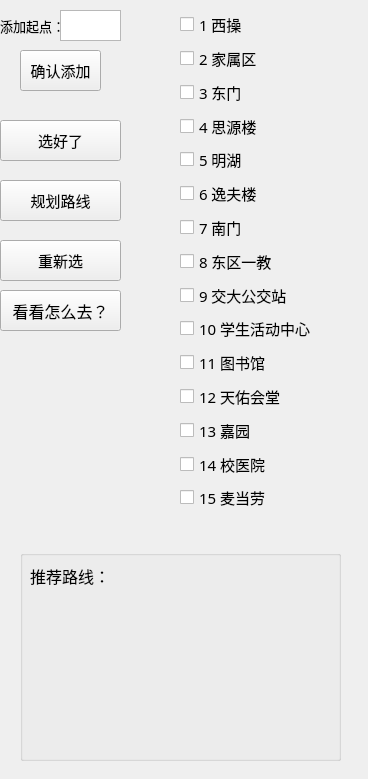
<?xml version="1.0" encoding="UTF-8"?>
<ui version="4.0">
 <class>Choose</class>
 <widget class="QWidget" name="Choose">
  <property name="geometry">
   <rect>
    <x>0</x>
    <y>0</y>
    <width>368</width>
    <height>779</height>
   </rect>
  </property>
  <property name="windowTitle">
   <string>Form</string>
  </property>
  <widget class="QPushButton" name="pbt2">
   <property name="geometry">
    <rect>
     <x>0</x>
     <y>120</y>
     <width>121</width>
     <height>41</height>
    </rect>
   </property>
   <property name="font">
    <font>
     <family>黑体</family>
     <pointsize>11</pointsize>
    </font>
   </property>
   <property name="text">
    <string>选好了</string>
   </property>
  </widget>
  <widget class="QPushButton" name="findroute">
   <property name="geometry">
    <rect>
     <x>0</x>
     <y>180</y>
     <width>121</width>
     <height>41</height>
    </rect>
   </property>
   <property name="font">
    <font>
     <family>黑体</family>
     <pointsize>11</pointsize>
     <bold>false</bold>
    </font>
   </property>
   <property name="text">
    <string>规划路线</string>
   </property>
  </widget>
  <widget class="QGroupBox" name="groupBox_output">
   <property name="geometry">
    <rect>
     <x>20</x>
     <y>550</y>
     <width>321</width>
     <height>211</height>
    </rect>
   </property>
   <property name="title">
    <string/>
   </property>
   <widget class="QLabel" name="label_6">
    <property name="geometry">
     <rect>
      <x>10</x>
      <y>10</y>
      <width>81</width>
      <height>31</height>
     </rect>
    </property>
    <property name="font">
     <font>
      <family>黑体</family>
      <pointsize>12</pointsize>
     </font>
    </property>
    <property name="text">
     <string>推荐路线：</string>
    </property>
   </widget>
   <widget class="QLabel" name="label_route">
    <property name="geometry">
     <rect>
      <x>10</x>
      <y>40</y>
      <width>271</width>
      <height>151</height>
     </rect>
    </property>
    <property name="font">
     <font>
      <family>黑体</family>
      <pointsize>11</pointsize>
      <underline>true</underline>
     </font>
    </property>
    <property name="text">
     <string/>
    </property>
    <property name="wordWrap">
     <bool>true</bool>
    </property>
   </widget>
  </widget>
  <widget class="QPushButton" name="ptb_clear">
   <property name="geometry">
    <rect>
     <x>0</x>
     <y>240</y>
     <width>121</width>
     <height>41</height>
    </rect>
   </property>
   <property name="font">
    <font>
     <family>黑体</family>
     <pointsize>11</pointsize>
     <bold>false</bold>
    </font>
   </property>
   <property name="text">
    <string>重新选</string>
   </property>
  </widget>
  <widget class="QWidget" name="gridLayoutWidget">
   <property name="geometry">
    <rect>
     <x>180</x>
     <y>10</y>
     <width>160</width>
     <height>501</height>
    </rect>
   </property>
   <layout class="QGridLayout" name="gridLayout">
    <item row="8" column="0">
     <widget class="QCheckBox" name="checkBox_12">
      <property name="font">
       <font>
        <family>等线</family>
        <pointsize>11</pointsize>
       </font>
      </property>
      <property name="text">
       <string>9 交大公交站</string>
      </property>
     </widget>
    </item>
    <item row="7" column="0">
     <widget class="QCheckBox" name="checkBox_8">
      <property name="font">
       <font>
        <family>等线</family>
        <pointsize>11</pointsize>
       </font>
      </property>
      <property name="text">
       <string>8 东区一教</string>
      </property>
     </widget>
    </item>
    <item row="9" column="0">
     <widget class="QCheckBox" name="checkBox_11">
      <property name="font">
       <font>
        <family>等线</family>
        <pointsize>11</pointsize>
       </font>
      </property>
      <property name="text">
       <string>10 学生活动中心</string>
      </property>
     </widget>
    </item>
    <item row="5" column="0">
     <widget class="QCheckBox" name="checkBox_6">
      <property name="font">
       <font>
        <family>等线</family>
        <pointsize>11</pointsize>
       </font>
      </property>
      <property name="text">
       <string>6 逸夫楼</string>
      </property>
     </widget>
    </item>
    <item row="12" column="0">
     <widget class="QCheckBox" name="checkBox_9">
      <property name="font">
       <font>
        <family>等线</family>
        <pointsize>11</pointsize>
       </font>
      </property>
      <property name="text">
       <string>13 嘉园</string>
      </property>
     </widget>
    </item>
    <item row="3" column="0">
     <widget class="QCheckBox" name="checkBox_4">
      <property name="font">
       <font>
        <family>等线</family>
        <pointsize>11</pointsize>
       </font>
      </property>
      <property name="text">
       <string>4 思源楼</string>
      </property>
     </widget>
    </item>
    <item row="6" column="0">
     <widget class="QCheckBox" name="checkBox_7">
      <property name="font">
       <font>
        <family>等线</family>
        <pointsize>11</pointsize>
       </font>
      </property>
      <property name="text">
       <string>7 南门</string>
      </property>
     </widget>
    </item>
    <item row="4" column="0">
     <widget class="QCheckBox" name="checkBox_5">
      <property name="font">
       <font>
        <family>等线</family>
        <pointsize>11</pointsize>
       </font>
      </property>
      <property name="text">
       <string>5 明湖</string>
      </property>
     </widget>
    </item>
    <item row="11" column="0">
     <widget class="QCheckBox" name="checkBox_10">
      <property name="font">
       <font>
        <family>等线</family>
        <pointsize>11</pointsize>
       </font>
      </property>
      <property name="text">
       <string>12 天佑会堂</string>
      </property>
     </widget>
    </item>
    <item row="1" column="0">
     <widget class="QCheckBox" name="checkBox_2">
      <property name="font">
       <font>
        <family>等线</family>
        <pointsize>11</pointsize>
       </font>
      </property>
      <property name="text">
       <string>2 家属区</string>
      </property>
     </widget>
    </item>
    <item row="14" column="0">
     <widget class="QCheckBox" name="checkBox_15">
      <property name="font">
       <font>
        <family>等线</family>
        <pointsize>11</pointsize>
       </font>
      </property>
      <property name="text">
       <string>15 麦当劳</string>
      </property>
     </widget>
    </item>
    <item row="13" column="0">
     <widget class="QCheckBox" name="checkBox_13">
      <property name="font">
       <font>
        <family>等线</family>
        <pointsize>11</pointsize>
       </font>
      </property>
      <property name="text">
       <string>14 校医院</string>
      </property>
     </widget>
    </item>
    <item row="2" column="0">
     <widget class="QCheckBox" name="checkBox_3">
      <property name="font">
       <font>
        <family>等线</family>
        <pointsize>11</pointsize>
       </font>
      </property>
      <property name="text">
       <string>3 东门</string>
      </property>
     </widget>
    </item>
    <item row="10" column="0">
     <widget class="QCheckBox" name="checkBox_14">
      <property name="font">
       <font>
        <family>等线</family>
        <pointsize>11</pointsize>
       </font>
      </property>
      <property name="text">
       <string>11 图书馆</string>
      </property>
     </widget>
    </item>
    <item row="0" column="0">
     <widget class="QCheckBox" name="checkBox_1">
      <property name="font">
       <font>
        <family>等线</family>
        <pointsize>11</pointsize>
       </font>
      </property>
      <property name="text">
       <string>1 西操</string>
      </property>
     </widget>
    </item>
   </layout>
  </widget>
  <widget class="QTextEdit" name="textEdit">
   <property name="geometry">
    <rect>
     <x>60</x>
     <y>10</y>
     <width>61</width>
     <height>31</height>
    </rect>
   </property>
  </widget>
  <widget class="QLabel" name="label">
   <property name="geometry">
    <rect>
     <x>0</x>
     <y>10</y>
     <width>61</width>
     <height>31</height>
    </rect>
   </property>
   <property name="font">
    <font>
     <family>黑体</family>
     <pointsize>10</pointsize>
    </font>
   </property>
   <property name="text">
    <string>添加起点：</string>
   </property>
  </widget>
  <widget class="QPushButton" name="addMapButton">
   <property name="geometry">
    <rect>
     <x>0</x>
     <y>290</y>
     <width>121</width>
     <height>41</height>
    </rect>
   </property>
   <property name="font">
    <font>
     <family>黑体</family>
     <pointsize>12</pointsize>
     <bold>false</bold>
    </font>
   </property>
   <property name="text">
    <string>看看怎么去？</string>
   </property>
   <property name="icon">
    <iconset>
     <normaloff>C:/Users/lenovo/Desktop/Resource/icon4_1.png</normaloff>C:/Users/lenovo/Desktop/Resource/icon4_1.png</iconset>
   </property>
   <property name="iconSize">
    <size>
     <width>25</width>
     <height>25</height>
    </size>
   </property>
  </widget>
  <widget class="QPushButton" name="ptb">
   <property name="geometry">
    <rect>
     <x>20</x>
     <y>50</y>
     <width>81</width>
     <height>41</height>
    </rect>
   </property>
   <property name="font">
    <font>
     <family>黑体</family>
     <pointsize>11</pointsize>
    </font>
   </property>
   <property name="text">
    <string>确认添加</string>
   </property>
  </widget>
 </widget>
 <resources/>
 <connections/>
</ui>
